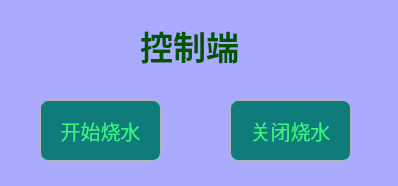
<?xml version="1.0" encoding="UTF-8"?>
<ui version="4.0">
 <class>Client</class>
 <widget class="QMainWindow" name="Client">
  <property name="geometry">
   <rect>
    <x>0</x>
    <y>0</y>
    <width>398</width>
    <height>186</height>
   </rect>
  </property>
  <property name="windowTitle">
   <string>Client</string>
  </property>
  <property name="styleSheet">
   <string notr="true">background-color: rgb(170, 170, 255);

</string>
  </property>
  <widget class="QWidget" name="centralwidget">
   <widget class="QGroupBox" name="groupBox">
    <property name="geometry">
     <rect>
      <x>50</x>
      <y>500</y>
      <width>381</width>
      <height>131</height>
     </rect>
    </property>
    <property name="title">
     <string>GroupBox</string>
    </property>
    <widget class="QPushButton" name="pushButton_Send">
     <property name="geometry">
      <rect>
       <x>280</x>
       <y>90</y>
       <width>93</width>
       <height>28</height>
      </rect>
     </property>
     <property name="text">
      <string>发送</string>
     </property>
    </widget>
    <widget class="QTextEdit" name="textEdit_Send">
     <property name="geometry">
      <rect>
       <x>10</x>
       <y>90</y>
       <width>161</width>
       <height>31</height>
      </rect>
     </property>
    </widget>
    <widget class="QTextEdit" name="textEdit_Recv">
     <property name="geometry">
      <rect>
       <x>10</x>
       <y>50</y>
       <width>161</width>
       <height>31</height>
      </rect>
     </property>
    </widget>
    <widget class="QLineEdit" name="lineEdit_Port">
     <property name="geometry">
      <rect>
       <x>280</x>
       <y>20</y>
       <width>81</width>
       <height>21</height>
      </rect>
     </property>
    </widget>
    <widget class="QLabel" name="label">
     <property name="geometry">
      <rect>
       <x>20</x>
       <y>20</y>
       <width>81</width>
       <height>16</height>
      </rect>
     </property>
     <property name="text">
      <string>IP地址：</string>
     </property>
    </widget>
    <widget class="QLabel" name="label_2">
     <property name="geometry">
      <rect>
       <x>230</x>
       <y>20</y>
       <width>81</width>
       <height>16</height>
      </rect>
     </property>
     <property name="text">
      <string>端口：</string>
     </property>
    </widget>
    <widget class="QLineEdit" name="lineEdit_IP">
     <property name="geometry">
      <rect>
       <x>90</x>
       <y>20</y>
       <width>113</width>
       <height>21</height>
      </rect>
     </property>
    </widget>
    <widget class="QPushButton" name="pushButton_Connect">
     <property name="geometry">
      <rect>
       <x>280</x>
       <y>50</y>
       <width>93</width>
       <height>28</height>
      </rect>
     </property>
     <property name="text">
      <string>连接</string>
     </property>
    </widget>
   </widget>
   <widget class="QLabel" name="label_3">
    <property name="geometry">
     <rect>
      <x>140</x>
      <y>20</y>
      <width>161</width>
      <height>51</height>
     </rect>
    </property>
    <property name="font">
     <font>
      <family>宋体</family>
      <pointsize>25</pointsize>
      <weight>75</weight>
      <bold>true</bold>
     </font>
    </property>
    <property name="styleSheet">
     <string notr="true">color: rgb(0, 85, 0);</string>
    </property>
    <property name="text">
     <string>控制端</string>
    </property>
   </widget>
   <widget class="QPushButton" name="pushButton">
    <property name="geometry">
     <rect>
      <x>40</x>
      <y>100</y>
      <width>121</width>
      <height>61</height>
     </rect>
    </property>
    <property name="font">
     <font>
      <family>宋体</family>
      <pointsize>15</pointsize>
     </font>
    </property>
    <property name="styleSheet">
     <string notr="true">QPushButton

{
    color: rgb(56, 245, 123);
    background-color: rgb(15,123,123);
	border-radius:8px;
    border: 1px solid rgb(183 , 183 , 183);
}

QPushButton:hover
{
    color:red;
    background-color:rgb(228 , 240 , 250);
    border: 1px solid rgb(15 , 150 , 255);
}

QPushButton:pressed
{
    color:red;
    background-color:rgb(204 , 228 , 247);
    border: 1px solid rgb(1 , 84 , 153);
    padding-left:3px;
    padding-top:3px;
}</string>
    </property>
    <property name="text">
     <string>开始烧水</string>
    </property>
   </widget>
   <widget class="QPushButton" name="pushButton_2">
    <property name="geometry">
     <rect>
      <x>230</x>
      <y>100</y>
      <width>121</width>
      <height>61</height>
     </rect>
    </property>
    <property name="font">
     <font>
      <family>宋体</family>
      <pointsize>15</pointsize>
     </font>
    </property>
    <property name="styleSheet">
     <string notr="true">QPushButton

{
    color: rgb(56, 245, 123);
    background-color: rgb(15,123,123);
	border-radius:8px;
    border: 1px solid rgb(183 , 183 , 183);
}

QPushButton:hover
{
    color:red;
    background-color:rgb(228 , 240 , 250);
    border: 1px solid rgb(15 , 150 , 255);
}

QPushButton:pressed
{
    color:red;
    background-color:rgb(204 , 228 , 247);
    border: 1px solid rgb(1 , 84 , 153);
    padding-left:3px;
    padding-top:3px;
}</string>
    </property>
    <property name="text">
     <string>关闭烧水</string>
    </property>
   </widget>
  </widget>
  <widget class="QStatusBar" name="statusbar"/>
 </widget>
 <resources/>
 <connections/>
</ui>
